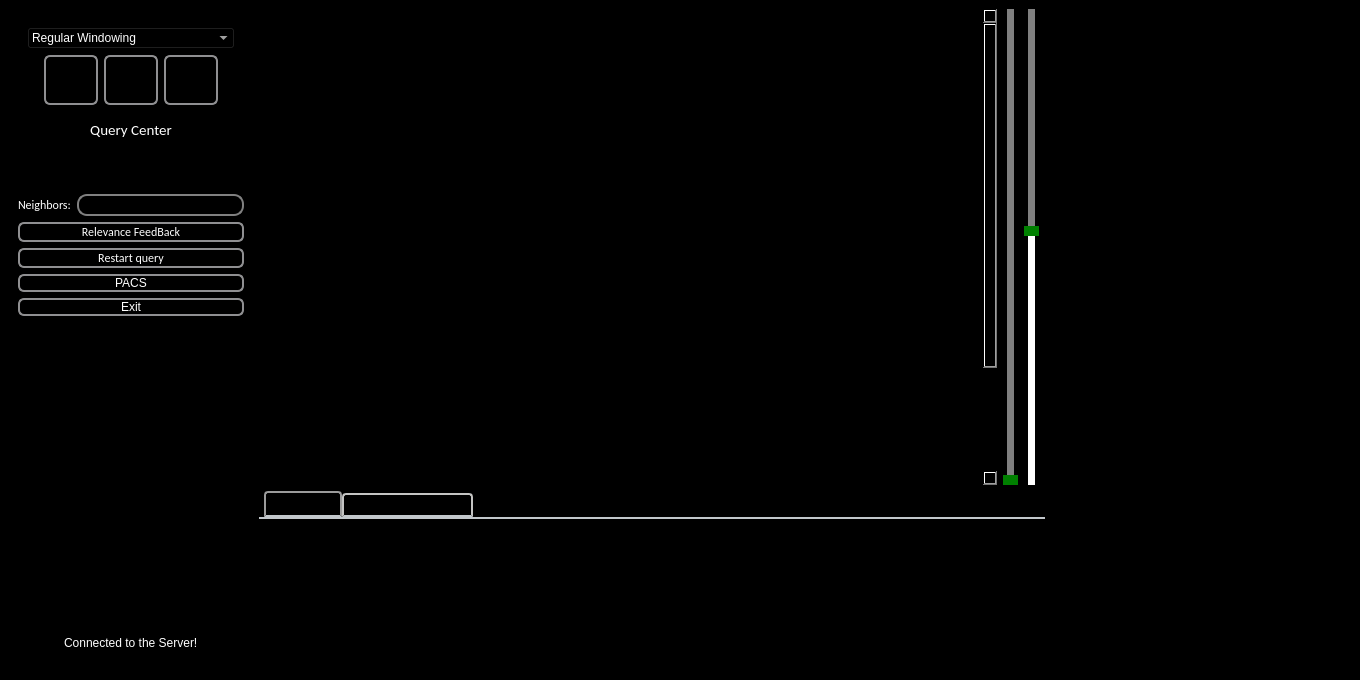
<?xml version="1.0" encoding="UTF-8"?>
<ui version="4.0">
 <class>OberonViewer</class>
 <widget class="QMainWindow" name="OberonViewer">
  <property name="geometry">
   <rect>
    <x>0</x>
    <y>0</y>
    <width>1360</width>
    <height>680</height>
   </rect>
  </property>
  <property name="sizePolicy">
   <sizepolicy hsizetype="Expanding" vsizetype="Expanding">
    <horstretch>0</horstretch>
    <verstretch>0</verstretch>
   </sizepolicy>
  </property>
  <property name="minimumSize">
   <size>
    <width>1360</width>
    <height>680</height>
   </size>
  </property>
  <property name="maximumSize">
   <size>
    <width>16777215</width>
    <height>16777215</height>
   </size>
  </property>
  <property name="windowTitle">
   <string>Higiia - Oberon Viewer Screen</string>
  </property>
  <property name="windowIcon">
   <iconset resource="../../icons.qrc">
    <normaloff>:/icons/favicon.ico</normaloff>:/icons/favicon.ico</iconset>
  </property>
  <property name="styleSheet">
   <string notr="true">QMainWindow{
	background-color: black;
}

QLabel{
	color: white;
}

QWidget{
	background-color: black;
	font-size: 9pt;
}

QScrollArea{
	background-color: black;
}


 QPushButton {
     border: 2px solid #8f8f91;
     border-radius: 6px;
     background-color: rgb(0,0,0);
     min-width: 80px;
	color: white;
 }


 QPushButton:pressed {
     background-color: qlineargradient(x1: 0, y1: 0, x2: 0, y2: 1,
                                       stop: 0 #dadbde, stop: 1 #f6f7fa);
 }

 QPushButton:flat {
     border: none; /* no border for a flat push button */
 }

 QPushButton:default {
     border-color: navy; /* make the default button prominent */
 }

QSlider::groove:vertical {
    background: red;
    position: absolute; /* absolutely position 4px from the left and right of the widget. setting margins on the widget should work too... */
    left: 4px; right: 4px;
}

QSlider::handle:vertical {
    height: 10px;
    background: green;
    margin: 0 -4px; /* expand outside the groove */
}

QSlider::add-page:vertical {
    background: white;
}

QSlider::sub-page:vertical {
    background: gray;
}

QTabWidget::pane { /* The tab widget frame */
    border-top: 2px solid #C2C7CB;
}

QTabWidget::tab-bar {
    left: 5px; /* move to the right by 5px */
	color: black;
}

/* Style the tab using the tab sub-control. Note that
    it reads QTabBar _not_ QTabWidget */
QTabBar::tab {
    background: qlineargradient(x1: 0, y1: 0, x2: 0, y2: 1,
                                stop: 0 #E1E1E1, stop: 0.4 #DDDDDD,
                                stop: 0.5 #D8D8D8, stop: 1.0 #D3D3D3);
    border: 2px solid #C4C4C3;
    border-bottom-color: #C2C7CB; /* same as the pane color */
    border-top-left-radius: 4px;
    border-top-right-radius: 4px;
    min-width: 8ex;
    padding: 2px;
	color: black;
}

QTabBar::tab:selected, QTabBar::tab:hover {
    background: qlineargradient(x1: 0, y1: 0, x2: 0, y2: 1,
                                stop: 0 #fafafa, stop: 0.4 #f4f4f4,
                                stop: 0.5 #e7e7e7, stop: 1.0 #fafafa);
	color: black;
}

QTabBar::tab:selected {
    border-color: #9B9B9B;
    border-bottom-color: #C2C7CB; /* same as pane color */
	color: black;
}

QTabBar::tab:!selected {
    margin-top: 2px; /* make non-selected tabs look smaller */
	color: black;
}

QFrame{
	border: none;
}</string>
  </property>
  <widget class="QWidget" name="lytCentral">
   <layout class="QGridLayout" name="gridLayout_6">
    <item row="1" column="1" colspan="4">
     <widget class="QTabWidget" name="tabWidget">
      <property name="minimumSize">
       <size>
        <width>0</width>
        <height>180</height>
       </size>
      </property>
      <property name="maximumSize">
       <size>
        <width>16777215</width>
        <height>180</height>
       </size>
      </property>
      <property name="font">
       <font>
        <family>Calibri</family>
        <pointsize>9</pointsize>
       </font>
      </property>
      <property name="styleSheet">
       <string notr="true"/>
      </property>
      <property name="tabPosition">
       <enum>QTabWidget::North</enum>
      </property>
      <property name="tabShape">
       <enum>QTabWidget::Rounded</enum>
      </property>
      <property name="currentIndex">
       <number>0</number>
      </property>
      <widget class="QWidget" name="lstInfluencedImages">
       <attribute name="title">
        <string>Nested results</string>
       </attribute>
       <layout class="QGridLayout" name="gridLayout_8">
        <property name="sizeConstraint">
         <enum>QLayout::SetNoConstraint</enum>
        </property>
        <property name="leftMargin">
         <number>1</number>
        </property>
        <property name="topMargin">
         <number>1</number>
        </property>
        <property name="rightMargin">
         <number>1</number>
        </property>
        <property name="verticalSpacing">
         <number>1</number>
        </property>
        <item row="0" column="0">
         <widget class="QScrollArea" name="scrollAreaInfluenced">
          <property name="sizePolicy">
           <sizepolicy hsizetype="Expanding" vsizetype="Expanding">
            <horstretch>160</horstretch>
            <verstretch>0</verstretch>
           </sizepolicy>
          </property>
          <property name="maximumSize">
           <size>
            <width>16777215</width>
            <height>160</height>
           </size>
          </property>
          <property name="frameShape">
           <enum>QFrame::NoFrame</enum>
          </property>
          <property name="widgetResizable">
           <bool>true</bool>
          </property>
          <widget class="QWidget" name="scrollAreaWidgetContents_2">
           <property name="geometry">
            <rect>
             <x>0</x>
             <y>0</y>
             <width>784</width>
             <height>141</height>
            </rect>
           </property>
           <layout class="QGridLayout" name="gridLayout_10">
            <property name="leftMargin">
             <number>1</number>
            </property>
            <property name="topMargin">
             <number>1</number>
            </property>
            <property name="rightMargin">
             <number>1</number>
            </property>
            <property name="bottomMargin">
             <number>1</number>
            </property>
            <item row="0" column="0">
             <layout class="QGridLayout" name="lytDiversity"/>
            </item>
           </layout>
          </widget>
         </widget>
        </item>
       </layout>
      </widget>
      <widget class="QWidget" name="lstMyList">
       <attribute name="title">
        <string>My list of relevant results</string>
       </attribute>
       <layout class="QGridLayout" name="gridLayout_12">
        <property name="leftMargin">
         <number>1</number>
        </property>
        <property name="topMargin">
         <number>1</number>
        </property>
        <property name="rightMargin">
         <number>1</number>
        </property>
        <property name="bottomMargin">
         <number>1</number>
        </property>
        <item row="0" column="0">
         <widget class="QScrollArea" name="scrollAreaMyList">
          <property name="frameShape">
           <enum>QFrame::NoFrame</enum>
          </property>
          <property name="widgetResizable">
           <bool>true</bool>
          </property>
          <widget class="QWidget" name="scrollAreaWidgetContents_3">
           <property name="geometry">
            <rect>
             <x>0</x>
             <y>0</y>
             <width>784</width>
             <height>149</height>
            </rect>
           </property>
           <layout class="QGridLayout" name="gridLayout_13">
            <property name="leftMargin">
             <number>1</number>
            </property>
            <property name="topMargin">
             <number>1</number>
            </property>
            <property name="rightMargin">
             <number>1</number>
            </property>
            <property name="bottomMargin">
             <number>1</number>
            </property>
            <item row="0" column="0">
             <layout class="QGridLayout" name="lytMyList"/>
            </item>
           </layout>
          </widget>
         </widget>
        </item>
       </layout>
      </widget>
     </widget>
    </item>
    <item row="0" column="1">
     <widget class="QScrollArea" name="scrollArea">
      <property name="minimumSize">
       <size>
        <width>450</width>
        <height>0</height>
       </size>
      </property>
      <property name="styleSheet">
       <string notr="true"/>
      </property>
      <property name="verticalScrollBarPolicy">
       <enum>Qt::ScrollBarAsNeeded</enum>
      </property>
      <property name="horizontalScrollBarPolicy">
       <enum>Qt::ScrollBarAsNeeded</enum>
      </property>
      <property name="widgetResizable">
       <bool>true</bool>
      </property>
      <widget class="QWidget" name="scrollAreaWidgetContents">
       <property name="geometry">
        <rect>
         <x>0</x>
         <y>0</y>
         <width>724</width>
         <height>620</height>
        </rect>
       </property>
       <layout class="QGridLayout" name="gridLayout_7">
        <item row="0" column="2">
         <spacer name="horizontalSpacer_2">
          <property name="orientation">
           <enum>Qt::Horizontal</enum>
          </property>
          <property name="sizeHint" stdset="0">
           <size>
            <width>40</width>
            <height>20</height>
           </size>
          </property>
         </spacer>
        </item>
        <item row="0" column="0">
         <spacer name="horizontalSpacer">
          <property name="orientation">
           <enum>Qt::Horizontal</enum>
          </property>
          <property name="sizeHint" stdset="0">
           <size>
            <width>40</width>
            <height>20</height>
           </size>
          </property>
         </spacer>
        </item>
        <item row="0" column="1">
         <layout class="QGridLayout" name="gridLayout_3">
          <item row="0" column="0">
           <widget class="QLabel" name="lblCenter">
            <property name="minimumSize">
             <size>
              <width>600</width>
              <height>600</height>
             </size>
            </property>
            <property name="maximumSize">
             <size>
              <width>9999999</width>
              <height>9999999</height>
             </size>
            </property>
            <property name="cursor">
             <cursorShape>ArrowCursor</cursorShape>
            </property>
            <property name="mouseTracking">
             <bool>false</bool>
            </property>
            <property name="text">
             <string/>
            </property>
            <property name="pixmap">
             <pixmap>:/new/prefix1/43.jpg</pixmap>
            </property>
           </widget>
          </item>
         </layout>
        </item>
       </layout>
      </widget>
     </widget>
    </item>
    <item row="0" column="2">
     <widget class="QSlider" name="sliderCenter">
      <property name="minimum">
       <number>0</number>
      </property>
      <property name="maximum">
       <number>3000</number>
      </property>
      <property name="singleStep">
       <number>30</number>
      </property>
      <property name="pageStep">
       <number>100</number>
      </property>
      <property name="value">
       <number>0</number>
      </property>
      <property name="orientation">
       <enum>Qt::Vertical</enum>
      </property>
     </widget>
    </item>
    <item row="0" column="3">
     <widget class="QSlider" name="sliderWidth">
      <property name="minimum">
       <number>0</number>
      </property>
      <property name="maximum">
       <number>3000</number>
      </property>
      <property name="singleStep">
       <number>30</number>
      </property>
      <property name="pageStep">
       <number>30</number>
      </property>
      <property name="value">
       <number>1600</number>
      </property>
      <property name="tracking">
       <bool>true</bool>
      </property>
      <property name="orientation">
       <enum>Qt::Vertical</enum>
      </property>
      <property name="invertedAppearance">
       <bool>false</bool>
      </property>
      <property name="invertedControls">
       <bool>false</bool>
      </property>
      <property name="tickPosition">
       <enum>QSlider::NoTicks</enum>
      </property>
     </widget>
    </item>
    <item row="0" column="0" rowspan="2">
     <widget class="QFrame" name="lytQueryCenter">
      <property name="minimumSize">
       <size>
        <width>180</width>
        <height>0</height>
       </size>
      </property>
      <property name="maximumSize">
       <size>
        <width>244</width>
        <height>16777215</height>
       </size>
      </property>
      <property name="styleSheet">
       <string notr="true"/>
      </property>
      <property name="frameShape">
       <enum>QFrame::StyledPanel</enum>
      </property>
      <property name="frameShadow">
       <enum>QFrame::Raised</enum>
      </property>
      <layout class="QGridLayout" name="gridLayout_2">
       <item row="6" column="0">
        <widget class="QLabel" name="lblNumberOfNeighbors">
         <property name="font">
          <font>
           <family>Calibri</family>
           <pointsize>9</pointsize>
          </font>
         </property>
         <property name="styleSheet">
          <string notr="true">color: white;</string>
         </property>
         <property name="text">
          <string>Neighbors:</string>
         </property>
        </widget>
       </item>
       <item row="11" column="0" colspan="2">
        <widget class="QPushButton" name="btnExit">
         <property name="text">
          <string>Exit</string>
         </property>
        </widget>
       </item>
       <item row="1" column="0" colspan="2">
        <widget class="QFrame" name="lytButtons">
         <property name="frameShape">
          <enum>QFrame::StyledPanel</enum>
         </property>
         <property name="frameShadow">
          <enum>QFrame::Raised</enum>
         </property>
         <layout class="QGridLayout" name="gridLayout_4">
          <item row="1" column="4">
           <spacer name="horizontalSpacer_4">
            <property name="orientation">
             <enum>Qt::Horizontal</enum>
            </property>
            <property name="sizeHint" stdset="0">
             <size>
              <width>40</width>
              <height>20</height>
             </size>
            </property>
           </spacer>
          </item>
          <item row="1" column="2">
           <widget class="QPushButton" name="btnZoomOut">
            <property name="minimumSize">
             <size>
              <width>54</width>
              <height>50</height>
             </size>
            </property>
            <property name="maximumSize">
             <size>
              <width>50</width>
              <height>50</height>
             </size>
            </property>
            <property name="styleSheet">
             <string notr="true"> QPushButton {
     border: 2px solid #8f8f91;
     border-radius: 6px;
     background-color: black;
     min-width: 50px;
	color: black;
 }

 QPushButton:pressed {
     background-color: black;
 }

 QPushButton:flat {
     border: none; /* no border for a flat push button */
 }

 QPushButton:default {
     border-color: navy; /* make the default button prominent */
 }</string>
            </property>
            <property name="text">
             <string/>
            </property>
            <property name="icon">
             <iconset resource="../../icons.qrc">
              <normaloff>:/icons/icoZoomOut.png</normaloff>:/icons/icoZoomOut.png</iconset>
            </property>
            <property name="iconSize">
             <size>
              <width>36</width>
              <height>36</height>
             </size>
            </property>
           </widget>
          </item>
          <item row="1" column="3">
           <widget class="QPushButton" name="btnPDF">
            <property name="minimumSize">
             <size>
              <width>54</width>
              <height>50</height>
             </size>
            </property>
            <property name="maximumSize">
             <size>
              <width>50</width>
              <height>50</height>
             </size>
            </property>
            <property name="styleSheet">
             <string notr="true"> QPushButton {
     border: 2px solid #8f8f91;
     border-radius: 6px;
     background-color: black;
     min-width: 50px;
	color: black;
 }

 QPushButton:pressed {
     background-color: black;
 }

 QPushButton:flat {
     border: none; /* no border for a flat push button */
 }

 QPushButton:default {
     border-color: navy; /* make the default button prominent */
 }</string>
            </property>
            <property name="text">
             <string/>
            </property>
            <property name="icon">
             <iconset resource="../../icons.qrc">
              <normaloff>:/icons/icoPdf.png</normaloff>:/icons/icoPdf.png</iconset>
            </property>
            <property name="iconSize">
             <size>
              <width>40</width>
              <height>40</height>
             </size>
            </property>
           </widget>
          </item>
          <item row="1" column="1">
           <widget class="QPushButton" name="btnZoomIn">
            <property name="minimumSize">
             <size>
              <width>54</width>
              <height>50</height>
             </size>
            </property>
            <property name="maximumSize">
             <size>
              <width>50</width>
              <height>50</height>
             </size>
            </property>
            <property name="styleSheet">
             <string notr="true"> QPushButton {
     border: 2px solid #8f8f91;
     border-radius: 6px;
     background-color: black;
     min-width: 50px;
	color: black;
 }

 QPushButton:pressed {
     background-color: black;
 }

 QPushButton:flat {
     border: none; /* no border for a flat push button */
 }

 QPushButton:default {
     border-color: navy; /* make the default button prominent */
 }</string>
            </property>
            <property name="text">
             <string/>
            </property>
            <property name="icon">
             <iconset resource="../../icons.qrc">
              <normaloff>:/icons/icoZoomIn.png</normaloff>:/icons/icoZoomIn.png</iconset>
            </property>
            <property name="iconSize">
             <size>
              <width>36</width>
              <height>36</height>
             </size>
            </property>
           </widget>
          </item>
          <item row="1" column="0">
           <spacer name="horizontalSpacer_3">
            <property name="orientation">
             <enum>Qt::Horizontal</enum>
            </property>
            <property name="sizeHint" stdset="0">
             <size>
              <width>40</width>
              <height>20</height>
             </size>
            </property>
           </spacer>
          </item>
          <item row="0" column="0" colspan="5">
           <widget class="QComboBox" name="cbxWindowing">
            <property name="minimumSize">
             <size>
              <width>100</width>
              <height>0</height>
             </size>
            </property>
            <property name="styleSheet">
             <string notr="true">QWidget {
	color: white;
}
</string>
            </property>
            <property name="maxVisibleItems">
             <number>99</number>
            </property>
            <item>
             <property name="text">
              <string>Regular Windowing</string>
             </property>
            </item>
            <item>
             <property name="text">
              <string>Brain Windowing</string>
             </property>
            </item>
            <item>
             <property name="text">
              <string>Subdural Windowing</string>
             </property>
            </item>
            <item>
             <property name="text">
              <string>Stroke Windowing</string>
             </property>
            </item>
            <item>
             <property name="text">
              <string>Temp Bones Windowing</string>
             </property>
            </item>
            <item>
             <property name="text">
              <string>Brain Soft Tissue Windowing</string>
             </property>
            </item>
            <item>
             <property name="text">
              <string>Lung Windowing</string>
             </property>
            </item>
            <item>
             <property name="text">
              <string>Mediastinum Windowing</string>
             </property>
            </item>
            <item>
             <property name="text">
              <string>Abdomen S. Tissue Windowing</string>
             </property>
            </item>
            <item>
             <property name="text">
              <string>Liver Windowing</string>
             </property>
            </item>
            <item>
             <property name="text">
              <string>Spine S. Tissue Windowing</string>
             </property>
            </item>
            <item>
             <property name="text">
              <string>Spine Bone Windowing</string>
             </property>
            </item>
            <item>
             <property name="text">
              <string>Mammogram - DDSM</string>
             </property>
            </item>
           </widget>
          </item>
         </layout>
        </widget>
       </item>
       <item row="9" column="0" colspan="2">
        <widget class="QPushButton" name="btnRestart">
         <property name="font">
          <font>
           <family>Calibri</family>
           <pointsize>9</pointsize>
           <bold>false</bold>
          </font>
         </property>
         <property name="styleSheet">
          <string notr="true"/>
         </property>
         <property name="text">
          <string>Restart query</string>
         </property>
        </widget>
       </item>
       <item row="8" column="0" colspan="2">
        <widget class="QPushButton" name="btnFeedback">
         <property name="font">
          <font>
           <family>Calibri</family>
           <pointsize>9</pointsize>
           <italic>false</italic>
           <bold>false</bold>
           <underline>false</underline>
           <strikeout>false</strikeout>
          </font>
         </property>
         <property name="styleSheet">
          <string notr="true"/>
         </property>
         <property name="text">
          <string>Relevance FeedBack</string>
         </property>
         <property name="flat">
          <bool>false</bool>
         </property>
        </widget>
       </item>
       <item row="13" column="0" colspan="2">
        <widget class="QFrame" name="frame">
         <property name="frameShape">
          <enum>QFrame::StyledPanel</enum>
         </property>
         <property name="frameShadow">
          <enum>QFrame::Raised</enum>
         </property>
         <layout class="QGridLayout" name="gridLayout_11">
          <item row="0" column="0" colspan="3">
           <widget class="QScrollArea" name="scrollArea_2">
            <property name="cursor" stdset="0">
             <cursorShape>ArrowCursor</cursorShape>
            </property>
            <property name="verticalScrollBarPolicy">
             <enum>Qt::ScrollBarAsNeeded</enum>
            </property>
            <property name="horizontalScrollBarPolicy">
             <enum>Qt::ScrollBarAsNeeded</enum>
            </property>
            <property name="widgetResizable">
             <bool>true</bool>
            </property>
            <widget class="QWidget" name="scrollAreaWidgetContents_5">
             <property name="geometry">
              <rect>
               <x>0</x>
               <y>0</y>
               <width>208</width>
               <height>97</height>
              </rect>
             </property>
             <layout class="QVBoxLayout" name="verticalLayout">
              <item>
               <widget class="QLabel" name="lblDetails">
                <property name="text">
                 <string/>
                </property>
               </widget>
              </item>
              <item>
               <spacer name="verticalSpacer_2">
                <property name="orientation">
                 <enum>Qt::Vertical</enum>
                </property>
                <property name="sizeHint" stdset="0">
                 <size>
                  <width>20</width>
                  <height>40</height>
                 </size>
                </property>
               </spacer>
              </item>
             </layout>
            </widget>
           </widget>
          </item>
          <item row="3" column="2">
           <spacer name="horizontalSpacer_10">
            <property name="orientation">
             <enum>Qt::Horizontal</enum>
            </property>
            <property name="sizeHint" stdset="0">
             <size>
              <width>40</width>
              <height>20</height>
             </size>
            </property>
           </spacer>
          </item>
          <item row="3" column="1">
           <widget class="QLabel" name="lblServerSetup">
            <property name="text">
             <string>Connected to the Server!</string>
            </property>
           </widget>
          </item>
          <item row="3" column="0">
           <spacer name="horizontalSpacer_9">
            <property name="orientation">
             <enum>Qt::Horizontal</enum>
            </property>
            <property name="sizeHint" stdset="0">
             <size>
              <width>40</width>
              <height>20</height>
             </size>
            </property>
           </spacer>
          </item>
         </layout>
        </widget>
       </item>
       <item row="10" column="0" colspan="2">
        <widget class="QPushButton" name="btnPACS">
         <property name="text">
          <string>PACS</string>
         </property>
        </widget>
       </item>
       <item row="5" column="0" colspan="2">
        <widget class="QPushButton" name="btnQueryCenter">
         <property name="styleSheet">
          <string notr="true">QPushButton {
     border: 0px;
     border-radius: 0px;
     background-color: black;
 }

 QPushButton:pressed {
     background-color: black;
 }

 QPushButton:flat {
     border: none;
 }

 QPushButton:default {
 }
</string>
         </property>
         <property name="text">
          <string/>
         </property>
         <property name="icon">
          <iconset>
           <normaloff>:/new/prefix1/11.jpg</normaloff>:/new/prefix1/11.jpg</iconset>
         </property>
         <property name="iconSize">
          <size>
           <width>200</width>
           <height>200</height>
          </size>
         </property>
        </widget>
       </item>
       <item row="6" column="1">
        <widget class="QLineEdit" name="txtKnn">
         <property name="font">
          <font>
           <family>Calibri</family>
           <pointsize>9</pointsize>
          </font>
         </property>
         <property name="styleSheet">
          <string notr="true"> QLineEdit {
     color: white;
     border: 2px solid gray;
     border-radius: 10px;
     padding: 0 8px;
     selection-background-color: darkgray;
 }</string>
         </property>
         <property name="inputMask">
          <string>999</string>
         </property>
         <property name="text">
          <string/>
         </property>
         <property name="cursorPosition">
          <number>3</number>
         </property>
        </widget>
       </item>
       <item row="2" column="0" colspan="2">
        <widget class="QLabel" name="txtQueryCenter">
         <property name="font">
          <font>
           <family>Calibri</family>
           <pointsize>9</pointsize>
          </font>
         </property>
         <property name="text">
          <string>&lt;!DOCTYPE HTML PUBLIC &quot;-//W3C//DTD HTML 4.0//EN&quot; &quot;http://www.w3.org/TR/REC-html40/strict.dtd&quot;&gt;
&lt;html&gt;&lt;head&gt;&lt;meta name=&quot;qrichtext&quot; content=&quot;1&quot; /&gt;&lt;style type=&quot;text/css&quot;&gt;
p, li { white-space: pre-wrap; }
&lt;/style&gt;&lt;/head&gt;&lt;body style=&quot; font-family:'Cantarell'; font-size:11pt; font-weight:400; font-style:normal;&quot;&gt;
&lt;p align=&quot;center&quot; style=&quot; margin-top:0px; margin-bottom:0px; margin-left:0px; margin-right:0px; -qt-block-indent:0; text-indent:0px;&quot;&gt;Query Center&lt;/p&gt;&lt;/body&gt;&lt;/html&gt;</string>
         </property>
        </widget>
       </item>
       <item row="3" column="0" colspan="2">
        <widget class="QLabel" name="lblClassification">
         <property name="maximumSize">
          <size>
           <width>16777215</width>
           <height>22</height>
          </size>
         </property>
         <property name="text">
          <string>&lt;html&gt;&lt;head/&gt;&lt;body&gt;&lt;p align=&quot;center&quot;&gt;&lt;br/&gt;&lt;/p&gt;&lt;/body&gt;&lt;/html&gt;</string>
         </property>
        </widget>
       </item>
      </layout>
     </widget>
    </item>
    <item row="0" column="5" rowspan="2">
     <widget class="QFrame" name="lytSimilar">
      <property name="maximumSize">
       <size>
        <width>300</width>
        <height>16777215</height>
       </size>
      </property>
      <property name="styleSheet">
       <string notr="true"/>
      </property>
      <property name="frameShape">
       <enum>QFrame::StyledPanel</enum>
      </property>
      <property name="frameShadow">
       <enum>QFrame::Raised</enum>
      </property>
      <layout class="QGridLayout" name="gridLayout">
       <item row="0" column="1" colspan="2">
        <widget class="QScrollArea" name="scrollAreaSimilar">
         <property name="minimumSize">
          <size>
           <width>290</width>
           <height>0</height>
          </size>
         </property>
         <property name="styleSheet">
          <string notr="true"/>
         </property>
         <property name="verticalScrollBarPolicy">
          <enum>Qt::ScrollBarAlwaysOff</enum>
         </property>
         <property name="horizontalScrollBarPolicy">
          <enum>Qt::ScrollBarAsNeeded</enum>
         </property>
         <property name="widgetResizable">
          <bool>true</bool>
         </property>
         <widget class="QWidget" name="scrollAreaWidgetContents_4">
          <property name="geometry">
           <rect>
            <x>0</x>
            <y>0</y>
            <width>290</width>
            <height>644</height>
           </rect>
          </property>
          <property name="minimumSize">
           <size>
            <width>290</width>
            <height>0</height>
           </size>
          </property>
          <property name="maximumSize">
           <size>
            <width>290</width>
            <height>16777215</height>
           </size>
          </property>
          <layout class="QGridLayout" name="gridLayout_9">
           <item row="0" column="0">
            <layout class="QGridLayout" name="gridLayout_5">
             <property name="sizeConstraint">
              <enum>QLayout::SetMaximumSize</enum>
             </property>
            </layout>
           </item>
          </layout>
         </widget>
        </widget>
       </item>
      </layout>
     </widget>
    </item>
   </layout>
  </widget>
 </widget>
 <tabstops>
  <tabstop>btnQueryCenter</tabstop>
  <tabstop>sliderCenter</tabstop>
  <tabstop>sliderWidth</tabstop>
  <tabstop>scrollAreaSimilar</tabstop>
  <tabstop>tabWidget</tabstop>
  <tabstop>scrollAreaInfluenced</tabstop>
  <tabstop>cbxWindowing</tabstop>
  <tabstop>btnZoomIn</tabstop>
  <tabstop>btnZoomOut</tabstop>
  <tabstop>btnPDF</tabstop>
  <tabstop>scrollArea</tabstop>
  <tabstop>txtKnn</tabstop>
  <tabstop>btnFeedback</tabstop>
  <tabstop>btnRestart</tabstop>
  <tabstop>btnExit</tabstop>
  <tabstop>scrollArea_2</tabstop>
  <tabstop>scrollAreaMyList</tabstop>
 </tabstops>
 <resources>
  <include location="../../icons.qrc"/>
 </resources>
 <connections/>
</ui>
